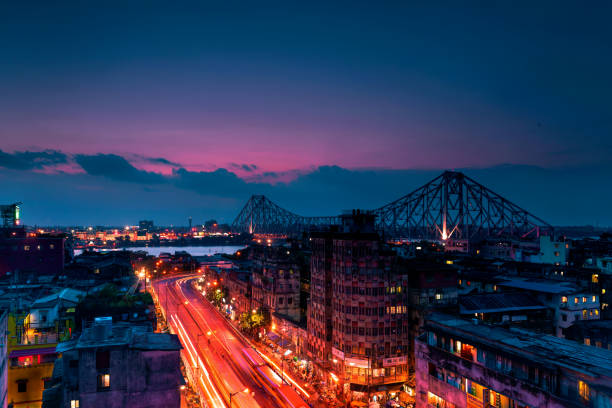
#> input picture Demo.jpg, 612 x 408 px
$ python Power_Law_Transformation.py
#> lines starting #> are read from the running program, lines starting #| are printed output that depends on the picture
import cv2
import numpy as np
import matplotlib.pyplot as plt

img=cv2.imread('Demo.jpg',0)
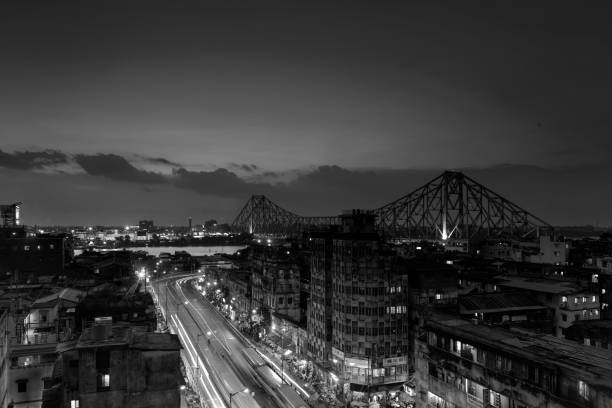
#> img: shape (408, 612); min 0, max 255, mean 56.1

height,width=img.shape[:2]
#> height = 408; width = 612

gamma=1/0.25
c=255

def evaluatePixel(pixel):
    global gamma,c
    return c*((pixel/255)**gamma)

for i in range(height):
    for j in  range(width):
        img[i][j]=evaluatePixel(img[i][j])
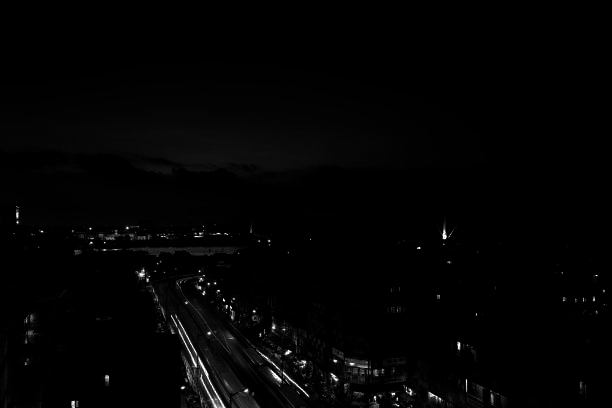
#> img: shape (408, 612); min 0, max 255, mean 3.2

cv2.imshow('Power',img)

histogram=cv2.calcHist([img],[0],None,[256],[0,255])
#> histogram = 256 values, max 165333 at index 0, min 0 at index 47, mean 974.9
plt.plot(histogram)
plt.show()
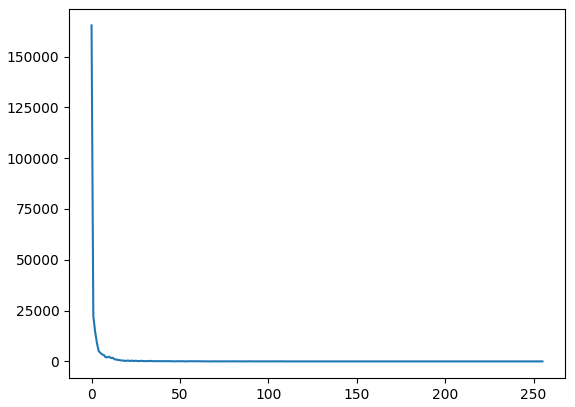
#> figure drawn by matplotlib, 1 panel; curve peaks at x = 0, y = 165333

cv2.waitKey(0)
